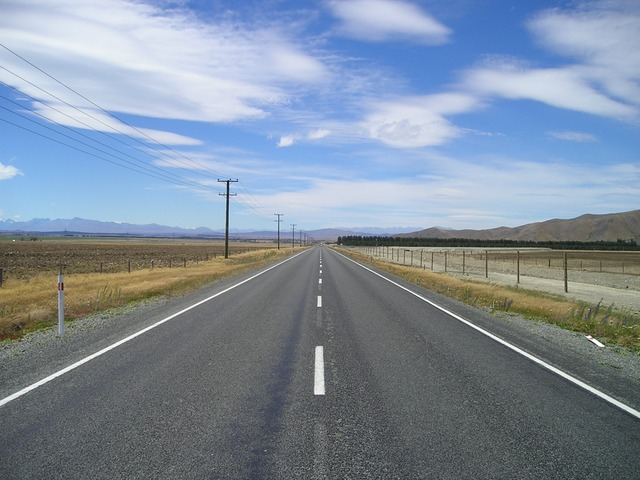
#> input picture carretera.jpeg, 640 x 480 px
$ python sort_black.py
#> lines starting #> are read from the running program, lines starting #| are printed output that depends on the picture
import numpy as np
import matplotlib.image as img
import matplotlib.pyplot as plt
import cv2

image_colour = img.imread('carretera.jpeg')
#> image_colour is the input picture: shape (480, 640, 3); mean R, G, B 127.9, 141.4, 157
print(image_colour.shape)
#| (480, 640, 3)

image_copy = np.copy(image_colour)
print(image_copy.shape)
#| (480, 640, 3)

image_copy[ (image_copy[:,:,0]<200) | (image_copy[:,:,1]<200) | (image_copy[:,:,2]<200)] = 0
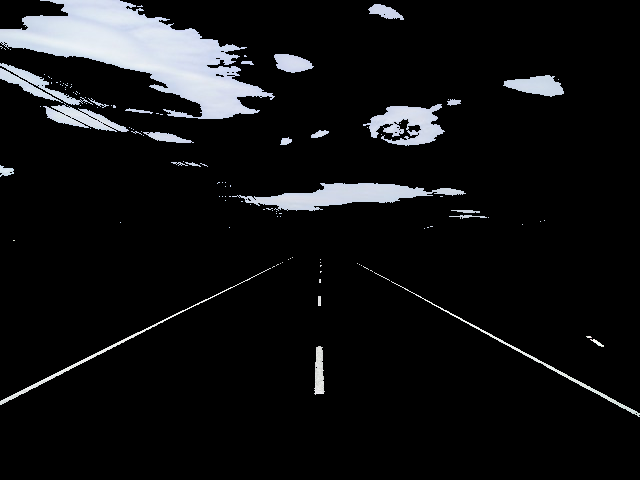
#> image_copy: shape (480, 640, 3); mean R, G, B 17.7, 18.4, 19.6

plt.imshow(image_copy, cmap='gray')
plt.xticks([]), plt.yticks([])

cv2.imwrite("white_image.jpg", image_copy)

plt.show()

$ run again, with PistaRC.jpg copied over carretera.jpeg
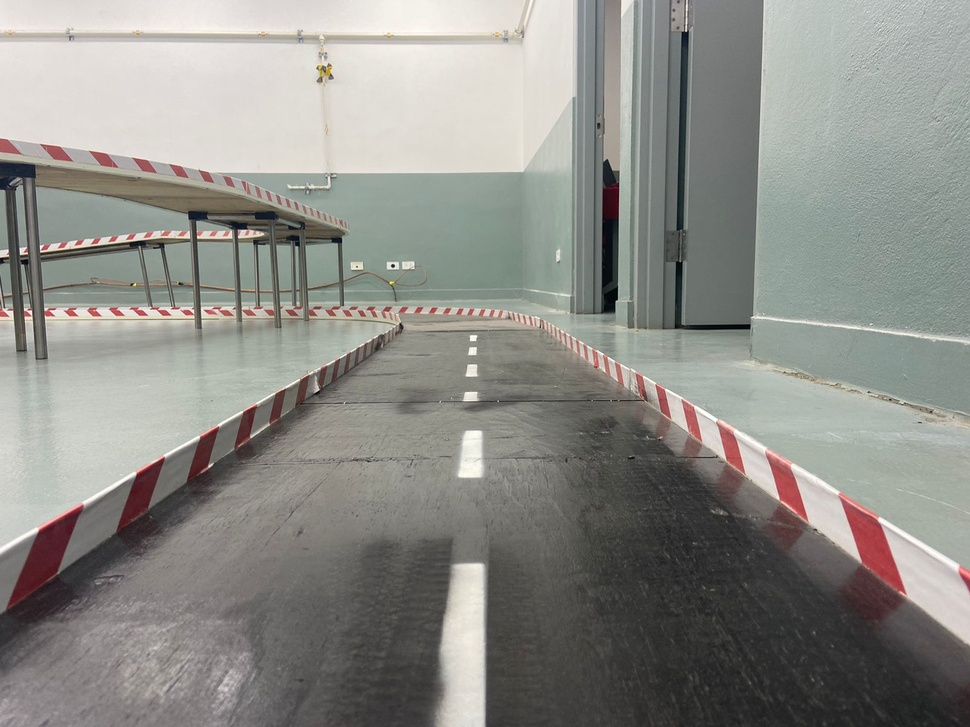
#> input picture PistaRC.jpg, 970 x 727 px, shrunk from 1600 x 1200 before the run
#> image_colour is the input picture: shape (727, 970, 3); mean R, G, B 141.2, 141, 135.8
#| (727, 970, 3)
#| (727, 970, 3)
#> `image_copy[ (image_copy[:,:,0]<200) | (image_copy[:,:,1]<200) | (image..`:
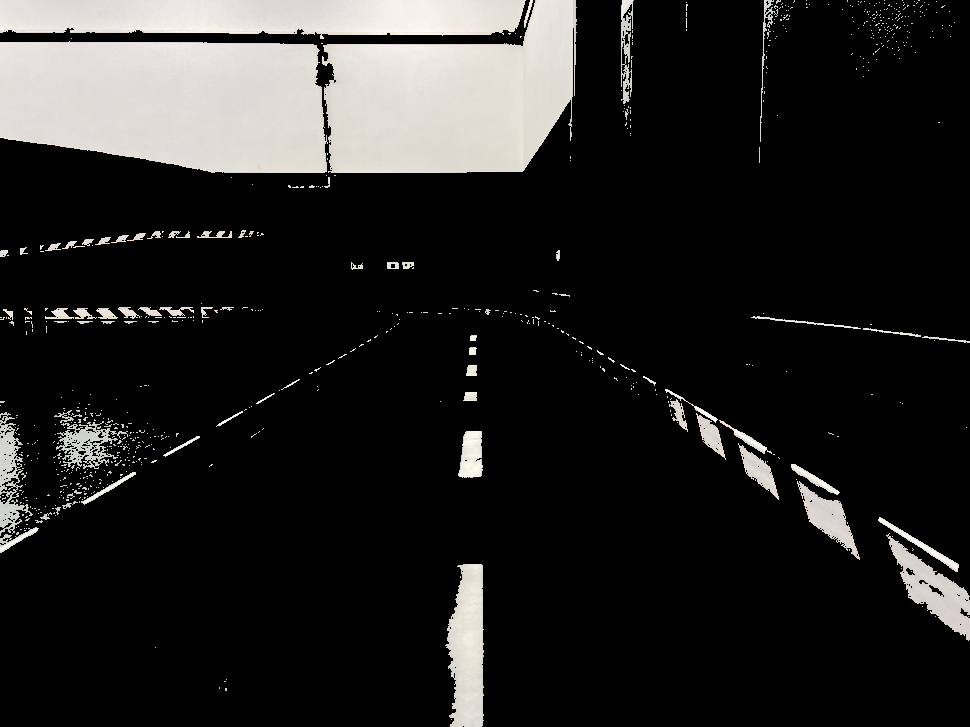
#> image_copy: shape (727, 970, 3); mean R, G, B 35.5, 34.9, 33.9
